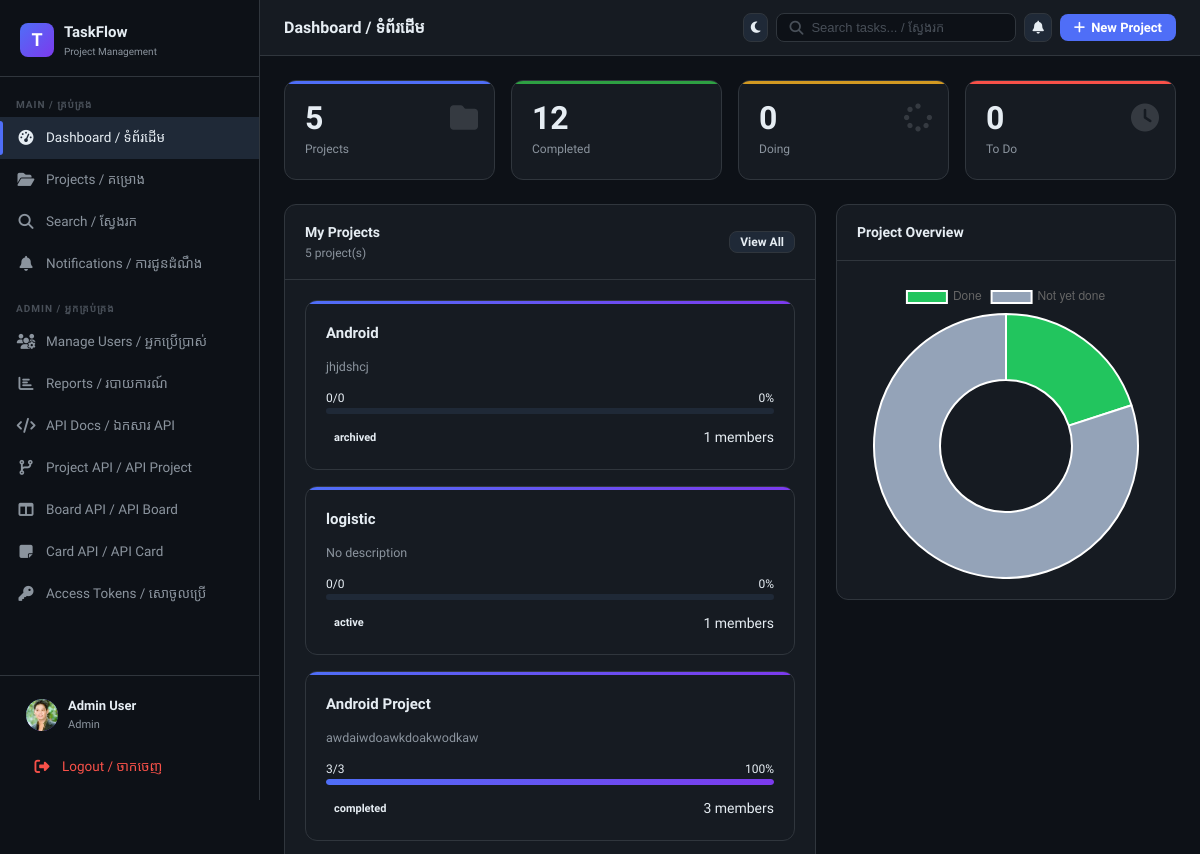
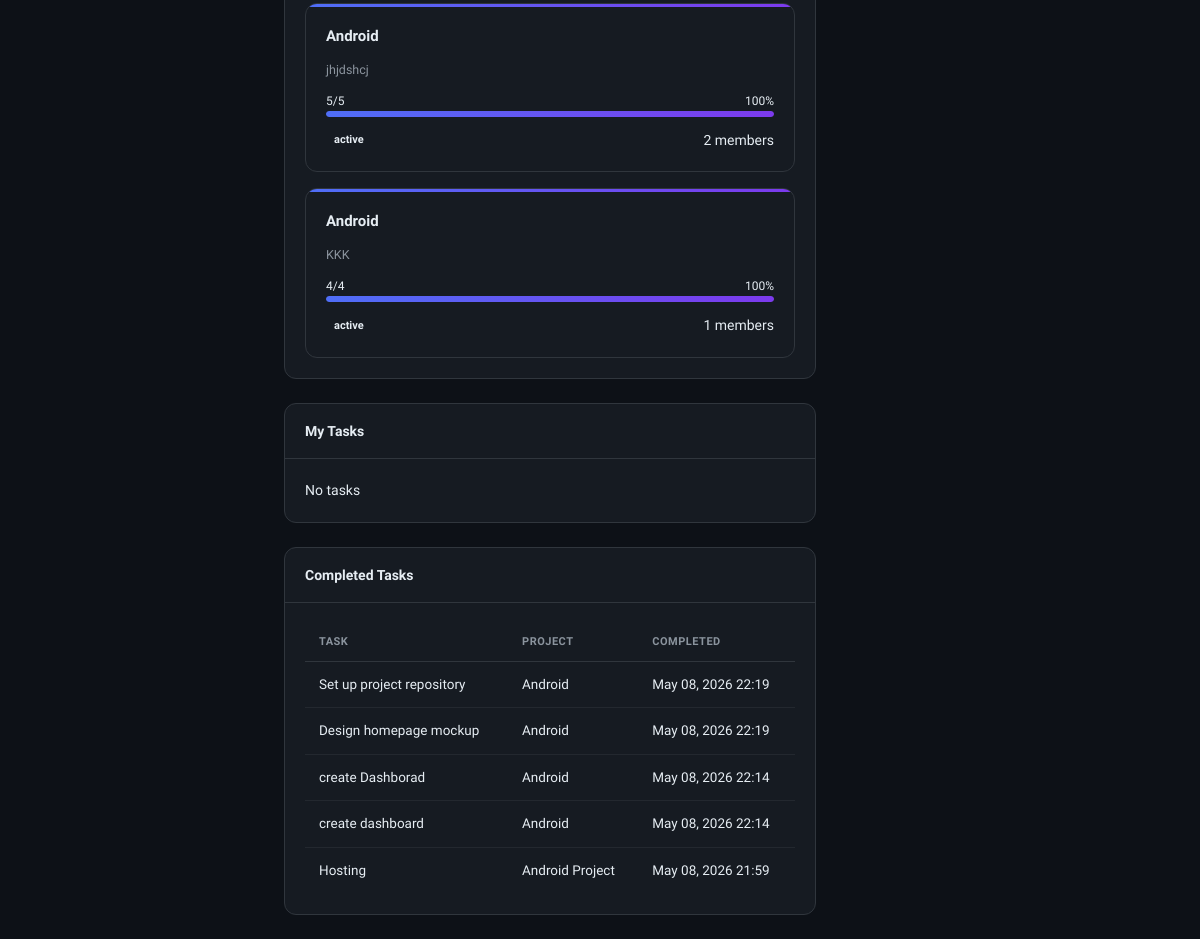
/dashboard/ (signed in), run on an earlier commit of the app's database (2 pictures, top to bottom).
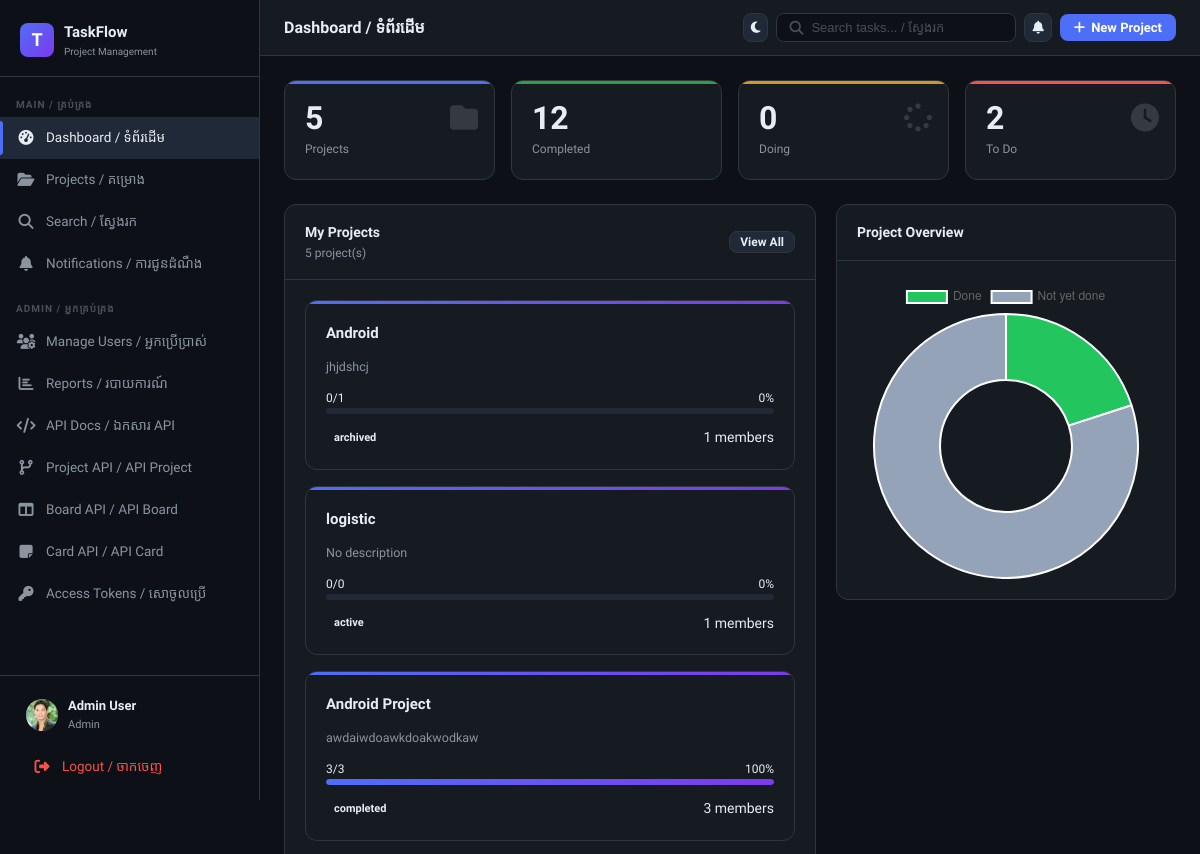
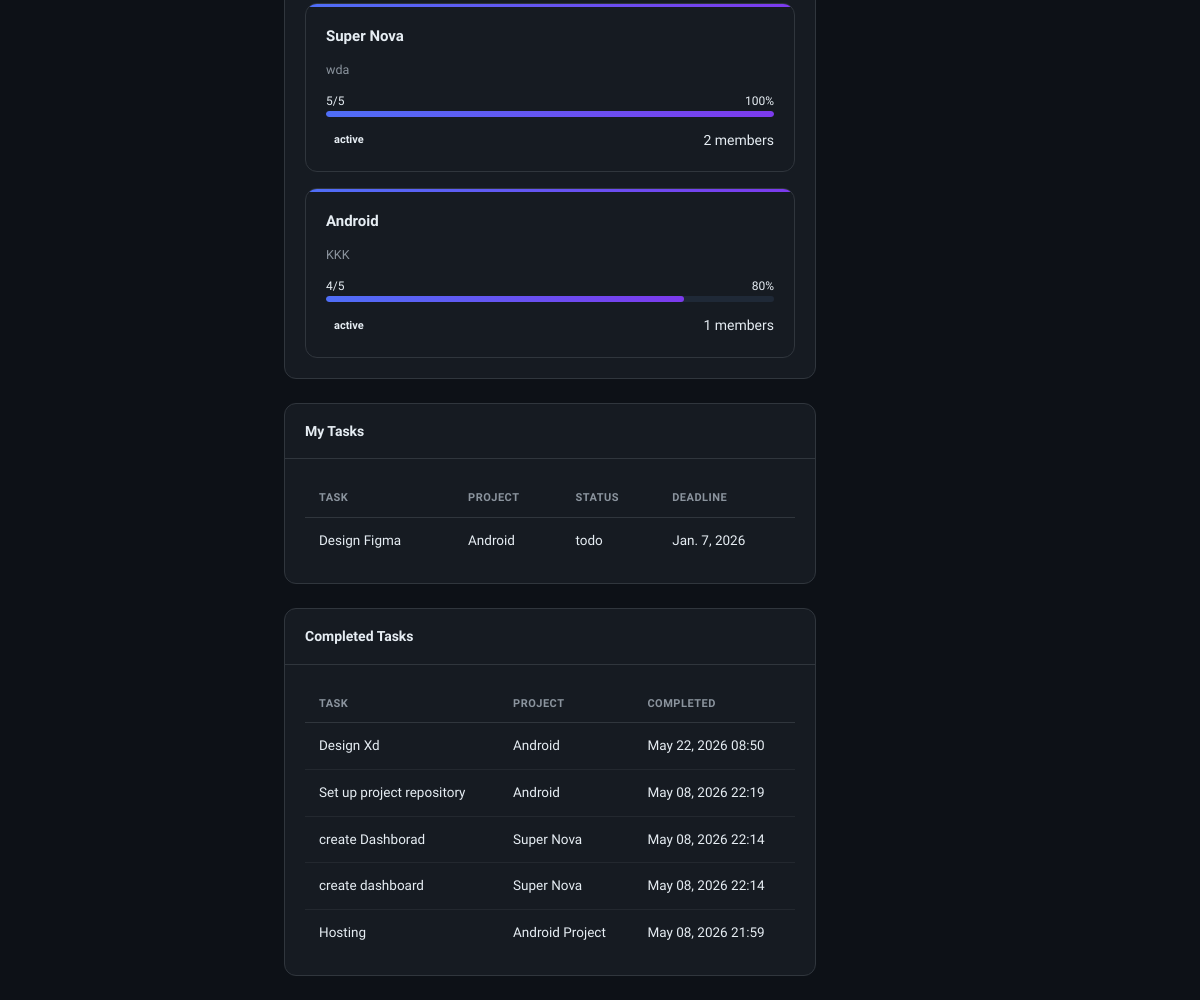
And on a later commit of the database (2 pictures, top to bottom).
### core/models.py (models this page shows, shortened)
class User(AbstractUser):
    ROLE_CHOICES = [("admin", "Admin"), ("member", "Member")]
    role = models.CharField(max_length=10, choices=ROLE_CHOICES, default="member")
    avatar = models.ImageField(upload_to="avatars/", blank=True, null=True)
    is_active = models.BooleanField(default=True)
    @property
    def is_admin(self):
        return self.role == "admin"

class Project(models.Model):
    STATUS_CHOICES = [("active", "Active"), ("archived", "Archived")]
    owner = models.ForeignKey(
        User, on_delete=models.CASCADE, related_name="owned_projects"
    )
    name = models.CharField(max_length=150)
    description = models.TextField(blank=True)
    status = models.CharField(
        max_length=20,
        choices=[("active", "Active"), ("completed", "Completed")],
        default="active",
    )
    created_at = models.DateTimeField(auto_now_add=True)
    deadline = models.DateField(null=True, blank=True)
    updated_at = models.DateTimeField(auto_now=True)
    @property
    def total_cards(self):
        return Card.objects.filter(list__board__project=self).count()
    @property
    def done_cards(self):
        return Card.objects.filter(list__board__project=self, status="done").count()
    @property
    def progress(self):
        total = self.total_cards
        return int((self.done_cards / total) * 100) if total > 0 else 0

class Card(models.Model):
    PRIORITY_CHOICES = [
        ("low", "Low"),
        ("medium", "Medium"),
        ("high", "High"),
        ("critical", "Critical"),
    ]
    STATUS_CHOICES = [("todo", "To Do"), ("doing", "Doing"), ("done", "Done")]
    list = models.ForeignKey(List, on_delete=models.CASCADE, related_name="cards")
    created_by = models.ForeignKey(
        User, on_delete=models.CASCADE, related_name="created_cards"
    )
    title = models.CharField(max_length=200)
    description = models.TextField(blank=True)
    priority = models.CharField(
        max_length=10, choices=PRIORITY_CHOICES, default="medium"
    )
    status = models.CharField(max_length=10, choices=STATUS_CHOICES, default="todo")
    deadline = models.DateField(null=True, blank=True)
    position = models.IntegerField(default=0)
    labels = models.ManyToManyField(Label, blank=True, related_name="cards")
    assignees = models.ManyToManyField(
        User, blank=True, related_name="assigned_cards", through="CardAssignment"
    )
    created_at = models.DateTimeField(auto_now_add=True)
    updated_at = models.DateTimeField(auto_now=True)
    class Meta:
        ordering = ["position"]
    @property
    def is_overdue(self):
        if self.deadline and self.status != "done":
            return self.deadline < timezone.now().date()
        return False

class List(models.Model):
    board = models.ForeignKey(Board, on_delete=models.CASCADE, related_name="lists")
    title = models.CharField(max_length=100)
    position = models.IntegerField(default=0)
    created_at = models.DateTimeField(auto_now_add=True)
    class Meta:
        ordering = ["position"]

class Board(models.Model):
    project = models.ForeignKey(
        Project, on_delete=models.CASCADE, related_name="boards"
    )
    name = models.CharField(max_length=100)
    background = models.CharField(max_length=50, blank=True, default="#1e293b")
    position = models.IntegerField(default=0)
    created_at = models.DateTimeField(auto_now_add=True)
    class Meta:
        ordering = ["position"]

### core/views.py (the view, shortened to what this page needs)
# urls.py: path('dashboard/',      api_views.DashboardAPIView.as_view(), name='api_dashboard'),
@login_required
def dashboard(request):
    user = request.user
    if user.is_admin:
        projects = Project.objects.all()
    projects = projects.order_by("-created_at")
    total_projects = projects.count()
    completed_projects = projects.filter(status="completed").count()
    active_projects = projects.filter(status="active").count()
    cards = Card.objects.filter(list__board__project__in=projects).distinct()
    total_tasks = cards.count()
    done_tasks = cards.filter(status="done").count()
    doing_tasks = cards.filter(status="doing").count()
    todo_tasks = cards.filter(status="todo").count()
    my_cards = (
        cards.filter(assignees=user).exclude(status="done").order_by("deadline")[:5]
    )
    completed_cards = cards.filter(assignees=user, status="done").order_by("-updated_at")[:5]
    overdue_cards = [c for c in my_cards if c.is_overdue]
    notifications = user.notifications.filter(is_read=False).order_by("-created_at")[:5]
    unread_count = user.notifications.filter(is_read=False).count()
    context = {
        "projects": projects[:6],
        "completed_projects": completed_projects,
        "active_projects": active_projects,
        "total_tasks": total_tasks,
        "done_tasks": done_tasks,
        "doing_tasks": doing_tasks,
        "todo_tasks": todo_tasks,
        "total_projects": total_projects,
        "my_cards": my_cards,
        "completed_cards": completed_cards,
        "overdue_cards": overdue_cards,
        "notifications": notifications,
        "unread_count": unread_count,
    }
    return render(request, "dashboard.html", context)

### templates/dashboard.html (shortened to what this page needs)
{% extends 'base.html' %}
{% block page_title %} Dashboard / ទំព័រដើម {% endblock %}
{% block topbar_extra %}
<a href="{% url 'project_create' %}" class="btn btn-primary">
  <i class="fa-solid fa-plus"></i> New Project
</a>
{% endblock %}
{% block content %}
<div class="grid-4 mb-24">
  <div class="stat-card blue">
    <div class="stat-icon"><i class="fa-solid fa-folder"></i></div>
    <div class="stat-number">{{ total_projects }}</div>
    <div class="stat-label">Projects</div>
  </div>
  <div class="stat-card green">
    <div class="stat-number">{{ done_tasks }}</div>
    <div class="stat-label">Completed</div>
  </div>
  <div class="stat-card yellow">
    <div class="stat-icon"><i class="fa-solid fa-spinner"></i></div>
    <div class="stat-number">{{ doing_tasks }}</div>
    <div class="stat-label">Doing</div>
  </div>
  <div class="stat-card red">
    <div class="stat-icon"><i class="fa-solid fa-clock"></i></div>
    <div class="stat-number">{{ todo_tasks }}</div>
    <div class="stat-label">To Do</div>
  </div>
</div>
<div style="display:grid; grid-template-columns:1fr 340px; gap:20px;">
  <div>
    <div class="card mb-24">
      <div class="card-header">
        <div>
          <div class="fw-700">My Projects</div>
          <div class="text-small text-muted">{{ projects|length }} project(s)</div>
        </div>
        <a href="{% url 'projects' %}" class="btn btn-secondary btn-sm">View All</a>
      </div>
      <div class="card-body">
        {% if projects %}
        <div class="project-grid">
          {% for project in projects %}
          <a href="{% url 'project_detail' project.id %}" class="project-card">
            <div class="project-name">{{ project.name }}</div>
            <div class="project-desc">
              {{ project.description|truncatechars:60|default:"No description" }}
            </div>
            <div>
              <div style="display:flex; justify-content:space-between; font-size:12px;">
                <span>{{ project.done_cards }}/{{ project.total_cards }}</span>
                <span>{{ project.progress }}%</span>
              </div>
              <div class="progress-bar">
                <div class="progress-fill" style="width:{{ project.progress }}%"></div>
              </div>
            </div>
            <div style="display:flex; justify-content:space-between;">
              <span class="badge badge-{{ project.status }}">
                {{ project.status }}
              </span>
              <span>{{ project.members.count }} members</span>
            </div>
          </a>
          {% endfor %}
        </div>
        {% else %}
        <div style="text-align:center; padding:30px;">
          No projects yet
        </div>
        {% endif %}
      </div>
    </div>
    <div class="card">
      <div class="card-header">
        <div class="fw-700">My Tasks</div>
      </div>
      <div class="card-body">
        {% if my_cards %}
        <table class="table">
          <thead>
            <tr>
              <th>Task</th>
              <th>Project</th>
              <th>Status</th>
              <th>Deadline</th>
            </tr>
          </thead>
          <tbody>
            {% for card in my_cards %}
            <tr>
              <td>{{ card.title }}</td>
              <td>{{ card.list.board.project.name }}</td>
              <td>{{ card.status }}</td>
              <td>
                {% if card.deadline %}
                  {{ card.deadline }}
                {% else %}
                  —
                {% endif %}
              </td>
            </tr>
            {% endfor %}
          </tbody>
        </table>
        {% else %}
        <div>No tasks</div>
        {% endif %}
      </div>
    </div>
    <div class="card" style="margin-top:24px">
      <div class="card-header">
        <div class="fw-700">Completed Tasks</div>
      </div>
      <div class="card-body">
        {% if completed_cards %}
        <table class="table">
          <thead>
            <tr>
              <th>Task</th>
              <th>Project</th>
              <th>Completed</th>
            </tr>
          </thead>
          <tbody>
            {% for card in completed_cards %}
            <tr>
              <td>{{ card.title }}</td>
              <td>{{ card.list.board.project.name }}</td>
              <td>{{ card.updated_at|date:"M d, Y H:i" }}</td>
            </tr>
            {% endfor %}
          </tbody>
        </table>
        {% else %}
        <div>No completed tasks</div>
        {% endif %}
      </div>
    </div>
  </div>
  <div>
    <div class="card">
      <div class="card-header">
        <h4>Project Overview</h4>
      </div>
      <div class="card-body">
        <canvas id="projectChart"></canvas>
      </div>
    </div>
  </div>
</div>
<script>
fetch("/api/v1/dashboard/", { credentials: "include" })
  .then(res => res.json())
  .then(data => {
    const stats = data.stats;
    new Chart(document.getElementById("projectChart"), {
      type: "doughnut",
      data: {
        labels: ["Done", "Not yet done"],
        datasets: [{
          data: [stats.completed_projects, stats.not_done_projects],
          backgroundColor: ["#22c55e","#94a3b8"]
        }]
      }
    });
  });
</script>
{% endblock %}

### templates/base.html (shortened to what this page needs)
{% load static %}
<!doctype html>
<html lang="km-en">
  <head>
    <link rel="stylesheet" href="{% static 'css/main.css' %}" />
    <link rel="stylesheet" href="https://cdnjs.cloudflare.com/ajax/libs/font-awesome/6.5.0/css/all.min.css" />
  </head>
  <body class="{% block body_class %}{% endblock %}">
    <aside class="sidebar" id="sidebar">
      <div class="sidebar-logo">
        <div class="logo-icon">T</div>
        <div>
          <div class="logo-text">TaskFlow</div>
          <div class="logo-sub">Project Management</div>
        </div>
      </div>
      <nav class="sidebar-nav">
        <div class="nav-section">Main / គ្រប់គ្រង</div>
        <a href="{% url 'dashboard' %}" class="nav-link {% if request.resolver_match.url_name == 'dashboard' %}active{% endif %}">
          <span class="nav-icon"><i class="fa-solid fa-gauge-high"></i></span>
          Dashboard / ទំព័រដើម
        </a>
        <a href="{% url 'projects' %}" class="nav-link ">
          <span class="nav-icon"><i class="fa-solid fa-folder-open"></i></span>
          Projects / គម្រោង
        </a>
        <a href="{% url 'search' %}" class="nav-link {% if request.resolver_match.url_name == 'search' %}active{% endif %}">
          <span class="nav-icon"><i class="fa-solid fa-magnifying-glass"></i></span>
          Search / ស្វែងរក
        </a>
        <a href="{% url 'notifications' %}" class="nav-link {% if request.resolver_match.url_name == 'notifications' %}active{% endif %}">
          <span class="nav-icon"><i class="fa-solid fa-bell"></i></span>
          Notifications / ការជូនដំណឹង
        </a>
        {% if user.is_admin or user.is_staff or user.is_superuser %}
        <div class="nav-section" style="margin-top: 8px">Admin / អ្នកគ្រប់គ្រង</div>
        <a href="{% url 'admin_users' %}" class="nav-link {% if request.resolver_match.url_name == 'admin_users' %}active{% endif %}">
          <span class="nav-icon"><i class="fa-solid fa-users-gear"></i></span>
          Manage Users / អ្នកប្រើប្រាស់
        </a>
        <a href="{% url 'admin_reports' %}" class="nav-link {% if request.resolver_match.url_name == 'admin_reports' %}active{% endif %}">
          <span class="nav-icon"><i class="fa-solid fa-chart-bar"></i></span>
          Reports / របាយការណ៍
        </a>
        <a href="{% url 'admin_api_docs' %}" class="nav-link {% if request.resolver_match.url_name == 'admin_api_docs' %}active{% endif %}">
          <span class="nav-icon"><i class="fa-solid fa-code"></i></span>
          API Docs / ឯកសារ API
        </a>
        <a href="{% url 'admin_project_api' %}" class="nav-link {% if request.resolver_match.url_name == 'project_api_crud' or request.resolver_match.url_name == 'admin_project_api' %}active{% endif %}">
          <span class="nav-icon"><i class="fa-solid fa-code-branch"></i></span>
          Project API / API Project
        </a>
        <a href="{% url 'admin_board_api' %}" class="nav-link {% if request.resolver_match.url_name == 'board_api_crud' or request.resolver_match.url_name == 'admin_board_api' %}active{% endif %}">
          <span class="nav-icon"><i class="fa-solid fa-columns"></i></span>
          Board API / API Board
        </a>
        <a href="{% url 'admin_card_api' %}" class="nav-link {% if request.resolver_match.url_name == 'card_api_crud' or request.resolver_match.url_name == 'admin_card_api' %}active{% endif %}">
          <span class="nav-icon"><i class="fa-solid fa-note-sticky"></i></span>
          Card API / API Card
        </a>
        <a href="{% url 'admin_access_tokens' %}" class="nav-link {% if request.resolver_match.url_name == 'admin_access_tokens' %}active{% endif %}">
          <span class="nav-icon"><i class="fa-solid fa-key"></i></span>
          Access Tokens / សោចូលប្រើ
        </a>
        {% endif %}
      </nav>
      <div class="sidebar-footer">
        <a href="{% url 'profile' %}" class="user-card">
          <div class="user-avatar">
            {% if user.avatar %}<img src="{{ user.avatar.url }}" alt="" />
            {% else %}{{ user.username|first|upper }}{% endif %}
          </div>
          <div class="user-info">
            <div class="user-name">{{ user.get_full_name|default:user.username }}</div>
            <div class="user-role">{{ user.role }}</div>
          </div>
        </a>
        <a href="{% url 'logout' %}" class="nav-link" style="margin-top: 4px; color: var(--red)">
          <span class="nav-icon"><i class="fa-solid fa-right-from-bracket"></i></span>
          Logout / ចាកចេញ
        </a>
      </div>
    </aside>
    <div class="main-content">
      <div class="topbar">
        <div class="topbar-title">{% block page_title %}{% endblock %}</div>
        <div class="topbar-actions">
          <button id="themeToggle" class="btn btn-icon btn-secondary" type="button">
            <i class="fa-solid fa-moon" id="themeIcon"></i>
          </button>
          <form action="{% url 'search' %}" method="get" class="search-bar">
            <i class="fa-solid fa-magnifying-glass" style="color: var(--text-faint)"></i>
            <input type="text" name="q" placeholder="Search tasks... / ស្វែងរក" value="{{ request.GET.q }}" />
          </form>
          <a href="{% url 'notifications' %}" class="btn btn-icon btn-secondary" style="position: relative">
            <i class="fa-solid fa-bell"></i>
          </a>
          {% block topbar_extra %}{% endblock %}
        </div>
      </div>
      <div class="page-content">
        {% block content %}{% endblock %}
      </div>
    </div>
  </body>
</html>

What changed in the data, as far as the page shows it:
computed for Project "jhjdshcj": total_cards "0" → "1"
changed Project: name "Android" → "Super Nova"; description "jhjdshcj" → "wda"
computed for Project "KKK": total_cards "4" → "5"; progress "100" → "80"; {{ project.progress }} 100 → 80 (drawn)
added Card: title "Design Figma", list.board.project.name "Android", status "todo", deadline "Jan. 7, 2026"
changed Card: title "Design homepage mockup" → "Design Xd"; updated_at "May 08, 2026 22:19" → "May 22, 2026 08:50"; moves up the list
changed through a linked row, Card "create Dashborad": list.board.project.name "Android" → "Super Nova"
changed through a linked row, Card "create dashboard": list.board.project.name "Android" → "Super Nova"
Also different on the page:
{{ todo_tasks }}: "0" → "2"
text no longer shown: "No tasks"
text now shown: "TASK PROJECT STATUS DEADLINE"
